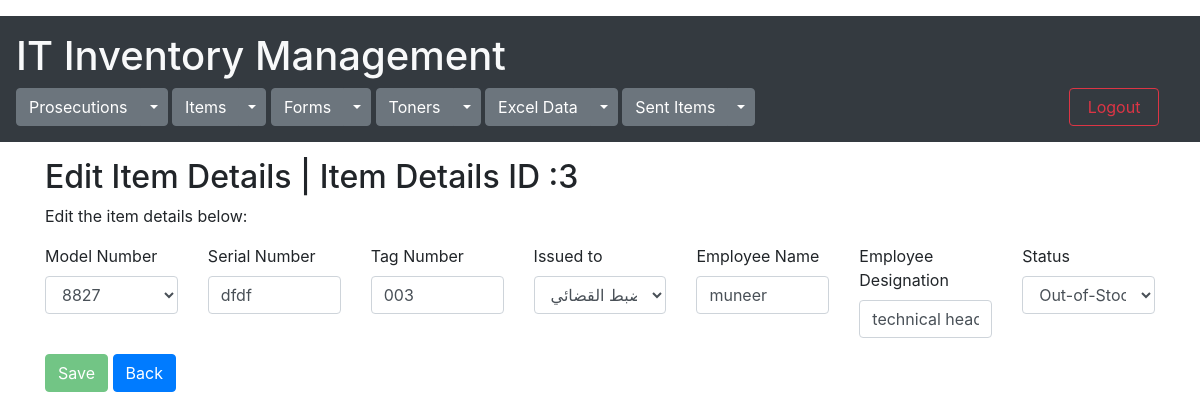
The page /items/edit_item_details_form/3 (signed in) on the database its author committed.
### items/models.py (models this page shows)
class ItemDetails(models.Model):
    STATUS = [
        ('In-Stock', 'In-Stock'),
        ('Out-of-Stock', 'Out-of-Stock'),
        ('issued-to', 'issued-to')
    ]
    serial_no = models.CharField(max_length=50,null=True)
    tag_no = models.CharField(max_length=50, null=True)
    rem_qty = models.IntegerField(default=0)
    status = models.CharField(max_length=30, default='In-stock', choices=STATUS)
    model_no=models.ForeignKey(Items,on_delete= models.CASCADE)
    issued_to =models.ForeignKey(Prosecutions,on_delete=models.CASCADE)
    employee_name=models.CharField(max_length=50,null=True)
    employee_designation = models.CharField(max_length=50, null=True)
    created = models.DateTimeField(default=datetime.now())

class Items(models.Model):
    model_no= models.CharField(max_length=30,null= True)
    description=models.CharField(max_length=50,null= True )
    total_qty=models.PositiveIntegerField(default=0,null=True)
    created = models.DateTimeField(default=datetime.now())

### prosecutions/models.py (models this page shows)
class Prosecutions(models.Model):
    name = models.CharField(max_length=255)
    location = models.CharField(max_length=30,default="none")
    created = models.DateTimeField(default=datetime.now())

### items/views.py (the view)
# urls.py: path('edit_item_details_form/<int:id>', views.edit_item_details_form, name='edit_item_details_form'),
@cache_control(no_cache=True, must_revalidate=True,no_store=True)
@login_required(login_url="login")
def edit_item_details_form(request, id):
    prosecutions = Prosecutions.objects.all()
    items = Items.objects.all()
    itemdetails = ItemDetails.objects.get(id=id)
    return render(request, 'edit_item_details_form.html', {"itemdetails": itemdetails, "items": items,
                                                           "prosecutions": prosecutions, "status": ItemDetails.STATUS})

### items/templates/edit_item_details_form.html (shortened to what this page needs)
{% extends 'mainpage.html' %}
{% block content %}
<div class="container">
    <h2>Edit Item Details | Item Details ID :{{ itemdetails.id }}</h2>
    <p>Edit the item details below:</p>
    <form role="form" action="edit_item_details_save" method="post">
        <div class="row">
            <div class="col">
                <label>Model Number</label>
                <select class="form-control" name="model_no" id="model_no">
                {% for item in items %}
                <option value="{{item.id}}" {% if item.id == itemdetails.model_no.id %} selected {% endif %}>
                    {{item.model_no}}</option>
                {% endfor %}
                </select>
            </div>
            <div class="col">
                <label>Serial Number</label>
                <input type="text" class="form-control" placeholder="Enter serialnumber" name="serial_no" id="serial_no"
                       value="{{itemdetails.serial_no}}">
            </div>
            <div class="col">
                <label>Tag Number</label>
                <input type="text" class="form-control" placeholder="enter tag number" name="tag_no" id="tag_no"
                       value="{{itemdetails.tag_no}}">
            </div>
            <div class="col">
                <label>Issued to</label>
                <select class="form-control" name="issued_to" id="issued_to">
                {% for prosecution in prosecutions %}
                <option value="{{prosecution.id}}" {% if prosecution.id == itemdetails.issued_to.id %} selected {% endif %}>
                    {{prosecution.name}}</option>
                {% endfor %}
                </select>
            </div>
             <div class="col">
                <label>Employee Name</label>
                <input type="text" class="form-control" placeholder="enter employee name" name="employee_name" id="employee_name"
                       value="{{itemdetails.employee_name}}">
            </div>
            <div class="col">
                <label>Employee Designation</label>
                <input type="text" class="form-control" placeholder="enter employee designation" name="employee_designation" id="employee_designation"
                       value="{{itemdetails.employee_designation}}">
            </div>
            <div class="col">
                <label>Status</label>
                <select class="form-control" name="status" id="status">
                {% for x,y in status %}
                    <option value="{{x}}" {% if x == itemdetails.status %} selected {% endif %}>{{ x }}</option>
                {% endfor %}
                </select>
            </div>
        </div>
        <button type="submit" class="btn btn-success mt-3 btn-action-EIDF" disabled>Save</button>
        <a href="{% url 'view_items' %}" class="btn btn-primary mt-3" id="btn-back">Back</a>
    </form>
</div>
{% endblock %}

### rows shown on the page
ItemDetails: id "3", model_no "8827", serial_no "dfdf", tag_no "003", issued_to "مكتب النائب العام - فريق الضبط القضائي", employee_name "muneer", employee_designation "technical head", status "Out-of-Stock"
